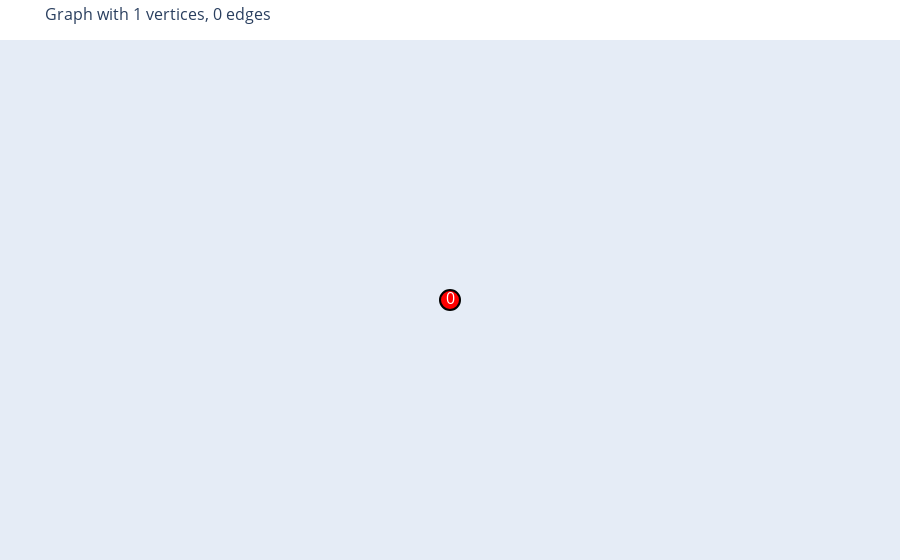
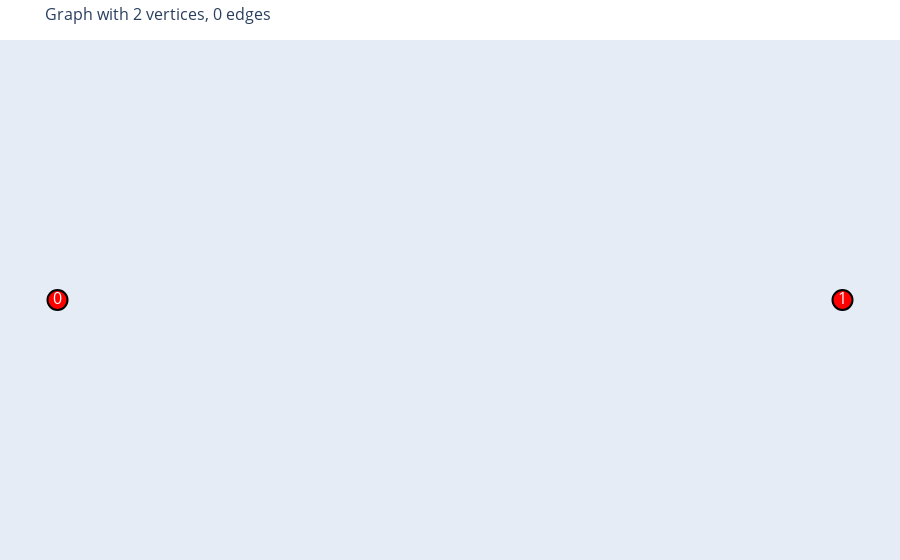
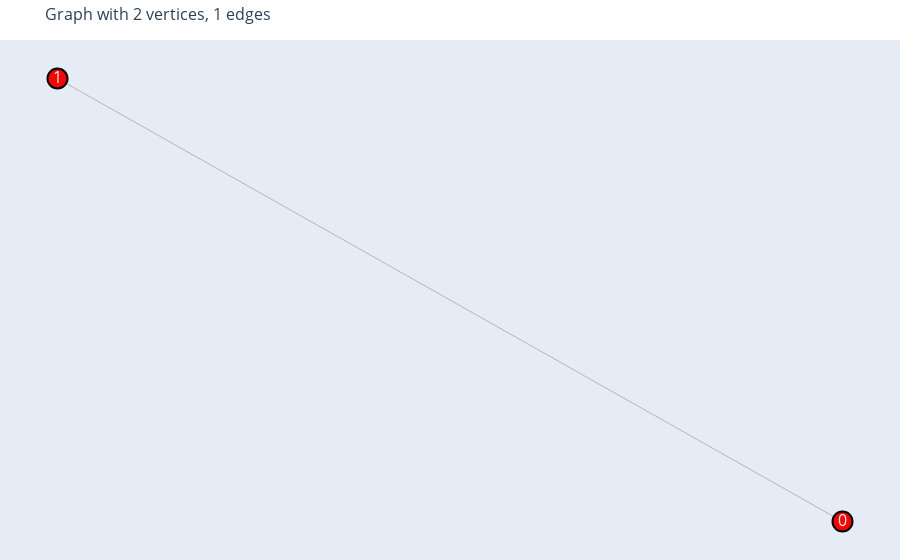
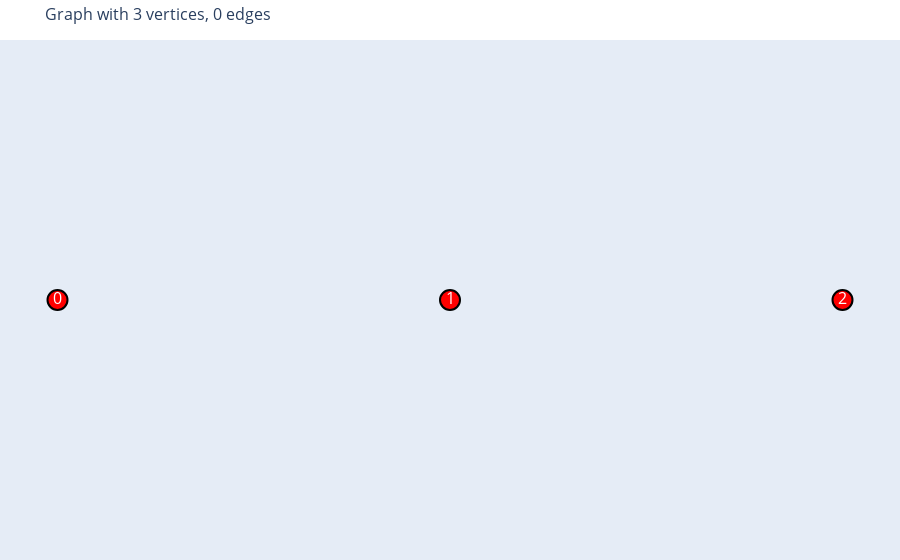

Source (notebook cell) for these figures, in order:
### Code cell
import networkx as nx
import plotly.graph_objs as go
from collections import Counter

def generate_unique_shape_graphs(k):
    """
    Generate all unique graph shapes with a total of vertices from 1 to k.
    
    Args:
    k (int): The maximum number of vertices.
    
    Returns:
    list: A list of unique graph shapes, each represented as a tuple of the number of vertices and a tuple of sorted edges.
    """
    
    all_graphs = {1: [nx.Graph()]}  # Base case: 1 vertex, 0 edges
    
    def get_graph_shape(G):
        degrees = sorted([d for _, d in G.degree()])
        return tuple(Counter(degrees).items())

    # Build graphs iteratively from 2 to k vertices
    for num_vertices in range(2, k + 1):
        new_graphs = []
        shapes = set()
        
        # For each existing graph with (num_vertices - 1)
        for existing_graph in all_graphs[num_vertices - 1]:
            # Create the new graph by adding a new vertex
            new_graph = existing_graph.copy()
            new_graph.add_node(num_vertices - 1)  # Add the new vertex (0-indexed)
            
            # Add the new graph to the list of new graphs (isolated vertex)
            shape = get_graph_shape(new_graph)
            if shape not in shapes:
                new_graphs.append(new_graph)
                shapes.add(shape)
            
            # Connect the new vertex to existing vertices in all possible unique ways
            for edges_to_add in range(1, num_vertices):
                graph_with_edges = new_graph.copy()
                for _ in range(edges_to_add):
                    # Add edge to the node with the least degree
                    degrees = dict(graph_with_edges.degree())
                    min_degree_node = min(range(num_vertices - 1), key=lambda x: degrees.get(x, 0))
                    graph_with_edges.add_edge(num_vertices - 1, min_degree_node)
                
                shape = get_graph_shape(graph_with_edges)
                if shape not in shapes:
                    new_graphs.append(graph_with_edges)
                    shapes.add(shape)

        all_graphs[num_vertices] = new_graphs
    
    # Format the result: convert graphs to tuples of (num_vertices, edges)
    result = []
    for num_vertices in range(1, k + 1):
        for g in all_graphs[num_vertices]:
            edges = tuple(sorted(g.edges()))
            result.append((num_vertices, edges))
    
    return result

def plot_graphs(graphs):
    """
    Plot all generated graphs using Plotly.
    
    Args:
    graphs (list): List of graphs to plot.
    """
    
    for index, (num_vertices, graph_edges) in enumerate(graphs):
        G = nx.Graph()
        G.add_nodes_from(range(num_vertices))
        G.add_edges_from(graph_edges)
        
        # Create a position layout
        if graph_edges:
            pos = nx.spring_layout(G)
        else:
            pos = {i: (i, 0) for i in range(num_vertices)}
        
        # Extracting node positions
        x_nodes = [pos[i][0] for i in G.nodes()]
        y_nodes = [pos[i][1] for i in G.nodes()]

        # Extracting edges for plotting
        edge_x = []
        edge_y = []
        for edge in G.edges():
            x_edge = [pos[edge[0]][0], pos[edge[1]][0], None]
            y_edge = [pos[edge[0]][1], pos[edge[1]][1], None]
            edge_x += x_edge
            edge_y += y_edge
        
        # Create Plotly traces for edges
        edge_trace = go.Scatter(
            x=edge_x, 
            y=edge_y, 
            line=dict(width=0.5, color='gray'),
            hoverinfo='none', 
            mode='lines'
        )
        
        # Create Plotly traces for nodes
        node_trace = go.Scatter(
            x=x_nodes, 
            y=y_nodes,
            mode='markers+text',
            text=[str(i) for i in G.nodes()],
            textposition="middle center",
            hoverinfo='text',
            marker=dict(
                showscale=False,
                size=20,
                color='red',
                line=dict(width=2, color='black')
            ),
            textfont=dict(
                size=16,
                color='white'
            )
        )
        
        # Create the figure
        fig = go.Figure(data=[edge_trace, node_trace],
                        layout=go.Layout(
                            title=f"Graph with {num_vertices} vertices, {len(graph_edges)} edges",
                            titlefont_size=16,
                            showlegend=False,
                            hovermode='closest',
                            margin=dict(b=0, l=0, r=0, t=40),
                            xaxis=dict(showgrid=False, zeroline=False, showticklabels=False),
                            yaxis=dict(showgrid=False, zeroline=False, showticklabels=False))
                        )
        fig.show()

# Example usage:
k = 4  # Change this value to generate and plot up to k vertices
graphs = generate_unique_shape_graphs(k)
plot_graphs(graphs)

### Figure 1 — Plotly figure (JSON) as saved in the notebook; plotly's stock layout.template omitted (floating-point values rounded to 4 significant figures)
{"data": [{"hoverinfo": "none", "line": {"color": "gray", "width": 0.5}, "mode": "lines", "type": "scatter", "x": [], "y": []}, {"hoverinfo": "text", "marker": {"color": "red", "line": {"color": "black", "width": 2}, "showscale": false, "size": 20}, "mode": "markers+text", "text": ["0"], "textfont": {"color": "white", "size": 16}, "textposition": "middle center", "type": "scatter", "x": [0], "y": [0]}], "layout": {"hovermode": "closest", "margin": {"b": 0, "l": 0, "r": 0, "t": 40}, "showlegend": false, "title": {"font": {"size": 16}, "text": "Graph with 1 vertices, 0 edges"}, "xaxis": {"showgrid": false, "showticklabels": false, "zeroline": false}, "yaxis": {"showgrid": false, "showticklabels": false, "zeroline": false}}}

### Figure 2 — Plotly figure (JSON) as saved in the notebook; plotly's stock layout.template omitted (floating-point values rounded to 4 significant figures)
{"data": [{"hoverinfo": "none", "line": {"color": "gray", "width": 0.5}, "mode": "lines", "type": "scatter", "x": [], "y": []}, {"hoverinfo": "text", "marker": {"color": "red", "line": {"color": "black", "width": 2}, "showscale": false, "size": 20}, "mode": "markers+text", "text": ["0", "1"], "textfont": {"color": "white", "size": 16}, "textposition": "middle center", "type": "scatter", "x": [0, 1], "y": [0, 0]}], "layout": {"hovermode": "closest", "margin": {"b": 0, "l": 0, "r": 0, "t": 40}, "showlegend": false, "title": {"font": {"size": 16}, "text": "Graph with 2 vertices, 0 edges"}, "xaxis": {"showgrid": false, "showticklabels": false, "zeroline": false}, "yaxis": {"showgrid": false, "showticklabels": false, "zeroline": false}}}

### Figure 3 — Plotly figure (JSON) as saved in the notebook; plotly's stock layout.template omitted (floating-point values rounded to 4 significant figures)
{"data": [{"hoverinfo": "none", "line": {"color": "gray", "width": 0.5}, "mode": "lines", "type": "scatter", "x": [1, -1, null], "y": [-0.02698, 0.02698, null]}, {"hoverinfo": "text", "marker": {"color": "red", "line": {"color": "black", "width": 2}, "showscale": false, "size": 20}, "mode": "markers+text", "text": ["0", "1"], "textfont": {"color": "white", "size": 16}, "textposition": "middle center", "type": "scatter", "x": [1, -1], "y": [-0.02698, 0.02698]}], "layout": {"hovermode": "closest", "margin": {"b": 0, "l": 0, "r": 0, "t": 40}, "showlegend": false, "title": {"font": {"size": 16}, "text": "Graph with 2 vertices, 1 edges"}, "xaxis": {"showgrid": false, "showticklabels": false, "zeroline": false}, "yaxis": {"showgrid": false, "showticklabels": false, "zeroline": false}}}

### Figure 4 — Plotly figure (JSON) as saved in the notebook; plotly's stock layout.template omitted (floating-point values rounded to 4 significant figures)
{"data": [{"hoverinfo": "none", "line": {"color": "gray", "width": 0.5}, "mode": "lines", "type": "scatter", "x": [], "y": []}, {"hoverinfo": "text", "marker": {"color": "red", "line": {"color": "black", "width": 2}, "showscale": false, "size": 20}, "mode": "markers+text", "text": ["0", "1", "2"], "textfont": {"color": "white", "size": 16}, "textposition": "middle center", "type": "scatter", "x": [0, 1, 2], "y": [0, 0, 0]}], "layout": {"hovermode": "closest", "margin": {"b": 0, "l": 0, "r": 0, "t": 40}, "showlegend": false, "title": {"font": {"size": 16}, "text": "Graph with 3 vertices, 0 edges"}, "xaxis": {"showgrid": false, "showticklabels": false, "zeroline": false}, "yaxis": {"showgrid": false, "showticklabels": false, "zeroline": false}}}
